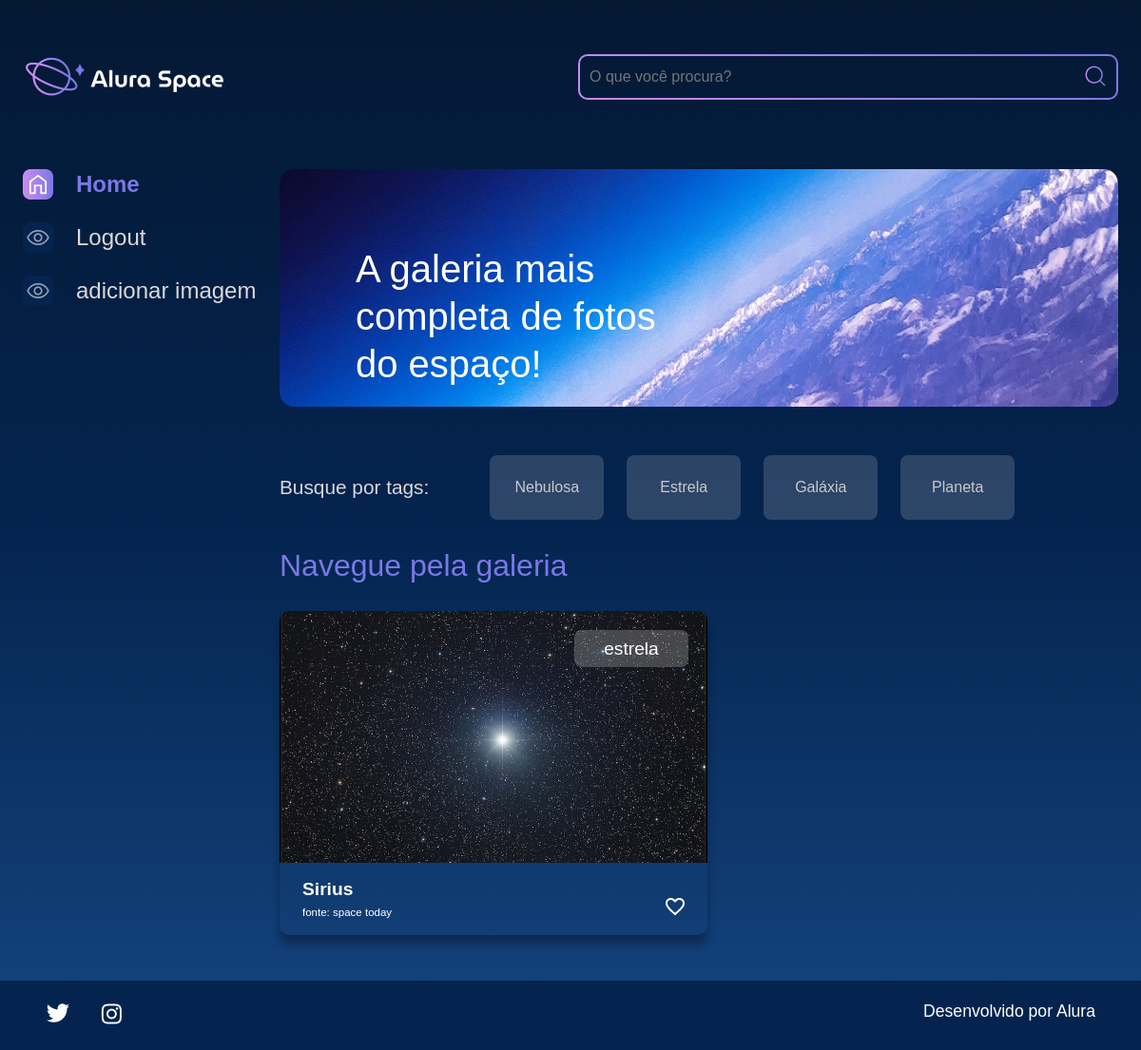
Screenshot of /filtro/ESTRELA (signed in) with the database file from the repository.
### apps/galeria/models.py (models this page shows, shortened)
class Fotografia(models.Model):
    CATEGORIA_CHOISES = [
        ("NEBULOSA", "nebulosa"),
        ("ESTRELA", "estrela"),
        ("GALÁXIA", "galáxia"),
        ("PLANETA", "planeta"),
    ]
    nome = models.CharField(max_length=100, null=False, blank=False)
    legenda = models.CharField(max_length=200, null=False, blank=False)
    categoria = models.CharField(max_length=100, choices=CATEGORIA_CHOISES, default='')
    descricao = models.TextField(null=False, blank=False)
    data = models.DateTimeField(default=datetime.now, blank=False)
    foto = models.ImageField(upload_to='galeria/', blank=True)
    publicada = models.BooleanField(default=True)
    usuario = models.ForeignKey(
        to=User,
        on_delete=models.SET_NULL,
        null=True,
        blank=False,
        related_name="user",
    )

### apps/galeria/views.py (the view)
# urls.py: path('filtro/<str:cat>', views.filtro_cat, name="filtro_cat"),
def filtro_cat(request, cat):
    fotografias = Fotografia.objects.filter(publicada=True, categoria=cat)
    tipos_categoria = Fotografia._meta.get_field('categoria').choices
    return render(request, 'galeria/index.html', {
        "fotos": fotografias,
        "categorias": tipos_categoria,
    })

### core/templates/galeria/index.html (shortened to what this page needs)
{% extends '../shared/base.html' %}
{% load static %}
{% block conteudo %}
    <section class="conteudo">
        <section class="banner">
            <img class="banner__imagem" src="{% static 'img/imagens/Banner(2).png' %}" alt="banner Alura Space">
            <h1 class="banner__titulo"> A galeria mais completa de fotos do espaço!</h1>
        </section>
        <section class="tags">
            <p class="tags__titulo">Busque por tags:</p>
            <ul class="tags__lista">
                {% for categoria in categorias %}
                    <li class="tags__tag"><a href="{% url 'galeria:filtro_cat' categoria.0 %}" class="btn" style="color: #c9c9c9;">{{ categoria.1|capfirst }}</a></li>
                {% endfor %}
            </ul>
        </section>
        <section class="galeria">
            <div class="cards">
                <h2 class="cards__titulo">Navegue pela galeria</h2>
                <ul class="cards__lista">
                    {% if fotos %}
                        {% for foto in fotos %}
                            <li class="card">
                                <a href="{% url 'galeria:detail' foto.id %}">
                                    {% if foto.foto == null or foto.foto == "" %}
                                        <img class="card__imagem" src="{% static 'img/imagens/not_found.jpg' %}" alt="foto">
                                    {% else %}
                                        <img class="card__imagem" src="{{ foto.foto.url }}" alt="foto">
                                    {% endif %}
                                </a>
                                <span class="card__tag">{{ foto.categoria|lower }}</span>
                                <div class="card__info">
                                    <p class="card__titulo">{{ foto.nome }}</p>
                                    <div class="card__texto">
                                        <p class="card__descricao">{{ foto.legenda }}</p>
                                        <span>
                                            <img src="{% static 'img/ícones/1x/favorite_outline.png' %}" alt="ícone de coração">
                                        </span>
                                    </div>
                                </div>
                            </li>
                        {% endfor %}
                    {% else %}
                        {% if buscar %}
                            <li style="color: white">Não foram encontrados fotografias com a palavra chave <b>"{{ palavra_buscada }}"</b>!</li>
                        {% else %}
                            <li style="color: white">Não possuimos fotos neste momento!</li>
                        {% endif %}
                    {% endif %}
                </ul>
            </div>
        </section>
    </section>
{% endblock %}

### core/static/css/style.css (style rules this page uses)
html, body, div, span, applet, object, iframe, h1, h2, h3, h4, h5, h6, p, blockquote, pre, a, abbr, acronym, address, big, cite, code, del, dfn, em, img, ins, kbd, q, s, samp, small, strike, strong, sub, sup, tt, var, b, u, i, center, dl, dt, dd, ol, ul, li, fieldset, form, label, legend, table, caption, tbody, tfoot, thead, tr, th, td, article, aside, canvas, details, embed, figure, figcaption, footer, header, hgroup, menu, nav, output, ruby, section, summary, time, mark, audio, video { margin: 0; padding: 0; border: 0; font-size: 100%; font: inherit; vertical-align: baseline; }
article, aside, details, figcaption, figure, footer, header, hgroup, menu, nav, section { display: block; }
body { line-height: 1; font-family: 'Space Grotesk', sans-serif; min-height: 100vh; background: linear-gradient(#041833,#04244F,#154580); background-repeat: no-repeat; background-position: center; background-size: cover; }
ol, ul { list-style: none; }
.banner { width: auto; position: relative; margin-bottom: 1.5rem; }
.banner__imagem { width: 100%; }
.banner__titulo { color: #FFFFFF; font-size: 40px; width: 350px; line-height: 50px; position: absolute; top: 80px; left: 80px; }
.cards { width: 100%; }
.cards__titulo { color: #7B78E5; font-size: 2rem; line-height: 3rem; margin-bottom: 1.5rem; }
.cards__lista { display: flex; flex-wrap: wrap; justify-content: space-between; align-content: space-between; }
.card { border-radius: 10px; box-shadow: 0px 10px 10px #00000050; color: #FFFFFF; margin-bottom: 1.5rem; position: relative; width: 450px; }
.card__imagem { width: 450px; border-radius: 10px 10px 0 0; max-height: 265px; object-fit: cover; }
.card__tag { background-color: #D9D9D940; border-radius: 8px; border: 2px solid transparent; font-size: 1.2rem; left: 310px; margin-right: 1.5rem; padding: .5rem .5rem; position: absolute; text-align: center; top: 20px; width: 100px; }
.card__info { font-size: 1.2rem; padding: 0 1.5rem 1rem 1.5rem; }
.card__titulo { font-weight: bold; line-height: 1.2rem; margin-top: 0.8em; }
.card__texto { display: flex; justify-content: space-between; flex-wrap: wrap; }
.card__texto img { cursor: pointer; }
.card__descricao { font-size: 0.6em; margin-top: 0.8em; }
.galeria { display: flex; width: 100%; }
.tags { padding: 1.5rem 0; display: flex; align-items: center; color: #D9D9D9; font-size: 1.3rem; }
.tags__titulo { margin-right: 4rem; }
.tags__lista { display: flex; }
.tags__tag { background-color: #D9D9D930; margin-right: 1.5rem; border-radius: 8px; padding: .8rem .5rem; width: 100px; text-align: center; border: 2px solid transparent; }
.btn { --bs-btn-padding-x: 0.75rem; --bs-btn-padding-y: 0.375rem; --bs-btn-font-family: ; --bs-btn-font-size: 1rem; --bs-btn-font-weight: 400; --bs-btn-line-height: 1.5; --bs-btn-color: #212529; --bs-btn-bg: transparent; --bs-btn-border-width: 1px; --bs-btn-border-color: transparent; --bs-btn-border-radius: 0.375rem; --bs-btn-hover-border-color: transparent; --bs-btn-box-shadow: inset 0 1px 0 rgba(255, 255, 255, 0.15),0 1px 1px rgba(0, 0, 0, 0.075); --bs-btn-disabled-opacity: 0.65; --bs-btn-focus-box-shadow: 0 0 0 0.25rem rgba(var(--bs-btn-focus-shadow-rgb), .5); display: inline-block; padding: var(--bs-btn-padding-y) var(--bs-btn-padding-x); font-family: var(--bs-btn-font-family); font-size: var(--bs-btn-font-size); font-weight: var(--bs-btn-font-weight); line-height: var(--bs-btn-line-height); color: var(--bs-btn-color); text-align: center; text-decoration: none; vertical-align: middle; cursor: pointer; -webkit-user-select: none; -moz-user-select: none; user-select: none; border: var(--bs-btn-border-width) solid var(--bs-btn-border-color); border-radius: var(--bs-btn-border-radius); background-color: var(--bs-btn-bg); transition: color .15s ease-in-out,background-color .15s ease-in-out,border-color .15s ease-in-out,box-shadow .15s ease-in-out; }

### rows the page displays
Fotografia: foto (picture), categoria "estrela", nome "Sirius", legenda "fonte: space today"

### other values shown
{{ categoria.1|capfirst }} "Nebulosa" "Estrela" "Galáxia" "Planeta"
